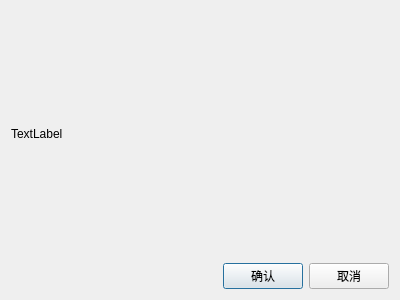
<?xml version="1.0" encoding="UTF-8"?>
<ui version="4.0">
 <class>Dialog</class>
 <widget class="QDialog" name="Dialog">
  <property name="geometry">
   <rect>
    <x>0</x>
    <y>0</y>
    <width>400</width>
    <height>300</height>
   </rect>
  </property>
  <property name="windowTitle">
   <string>Dialog</string>
  </property>
  <layout class="QGridLayout" name="gridLayout">
   <item row="0" column="0">
    <widget class="QLabel" name="label">
     <property name="text">
      <string>TextLabel</string>
     </property>
    </widget>
   </item>
   <item row="1" column="0">
    <layout class="QHBoxLayout" name="horizontalLayout">
     <item>
      <spacer name="horizontalSpacer">
       <property name="orientation">
        <enum>Qt::Horizontal</enum>
       </property>
       <property name="sizeHint" stdset="0">
        <size>
         <width>40</width>
         <height>20</height>
        </size>
       </property>
      </spacer>
     </item>
     <item>
      <widget class="QPushButton" name="btnSure">
       <property name="text">
        <string>确认</string>
       </property>
      </widget>
     </item>
     <item>
      <widget class="QPushButton" name="btnCancel">
       <property name="text">
        <string>取消</string>
       </property>
      </widget>
     </item>
    </layout>
   </item>
  </layout>
 </widget>
 <resources/>
 <connections/>
</ui>
